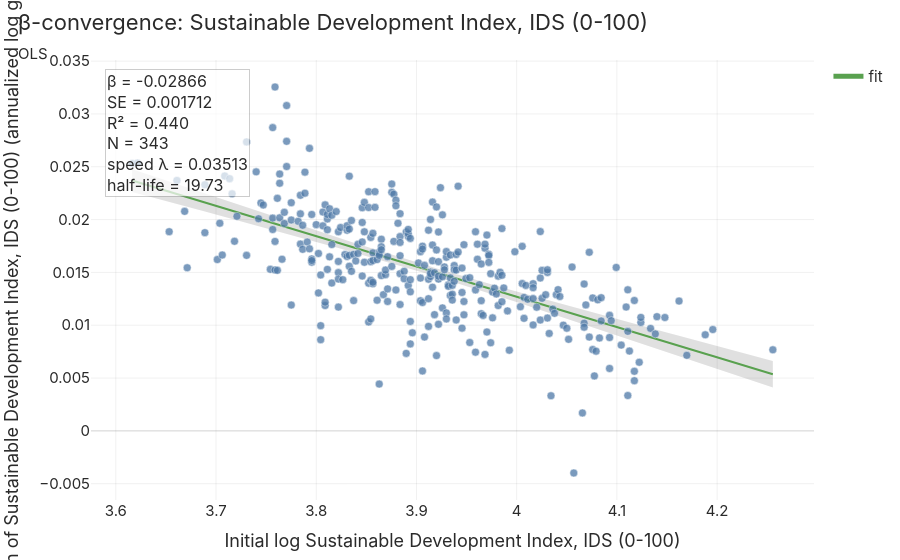

Here is the notebook cell this chart was saved with:
### Markdown cell above
## 4. Convergence

Two questions, in the language of the growth literature:

- **β-convergence**: did municipalities that started lower improve faster, so that laggards catch up?
- **σ-convergence**: did the dispersion across municipalities narrow?

### β-convergence of the IDS

`geometrics` regresses each unit's annualised log growth of the IDS on its initial log level. With the periods stored as 2012 and 2024, the horizon is T = 12, so growth is per year and the half-life is in years. A negative slope β means convergence; it implies a speed λ = −ln(1 + βT)/T and a half-life ln 2/λ.

### Code cell
ggdf, gdf_long, gdict = geo.for_geometrics(geo.load("sdg", variables=["index_sdg"]))
gdf_long = gm.set_labels(gdf_long, gdict, set_panel=True)
w = gm.make_weights(ggdf, method="queen")          # Coipasa, an island, joins its nearest neighbour
print(w.geometrics_meta["spec"])

beta = gm.analyze_beta_convergence(gdf_long, "index_sdg", gdf=ggdf, w=w)
print(beta.interpret())
beta.fig

### Figure 1 — Plotly figure (JSON) as saved in the notebook; plotly's stock layout.template omitted (floating-point values rounded to 4 significant figures; data arrays with more than 128 entries replaced by an {"elided": "..."} marker saying what was removed)
{"data": [{"fill": "toself", "fillcolor": "rgba(0,0,0,0.12)", "hoverinfo": "skip", "line": {"color": "rgba(0,0,0,0)"}, "name": "ci", "showlegend": false, "type": "scatter", "x": {"elided": "686 float values"}, "y": {"elided": "686 float values"}}, {"line": {"color": "#59A14F", "width": 2}, "mode": "lines", "name": "fit", "type": "scatter", "x": {"elided": "343 float values"}, "y": {"elided": "343 float values"}}, {"customdata": {"elided": "343 str values"}, "hovertemplate": "%{customdata}<br>initial=%{x:.4g}<br>growth=%{y:.4g}<extra></extra>", "marker": {"color": "#4E79A7", "line": {"color": "white", "width": 0.5}, "opacity": 0.75, "size": 8}, "mode": "markers", "name": "units", "showlegend": false, "type": "scatter", "x": {"elided": "343 float values"}, "y": {"elided": "343 float values"}}], "layout": {"annotations": [{"align": "left", "bgcolor": "rgba(255,255,255,0.7)", "bordercolor": "rgba(0,0,0,0.2)", "borderwidth": 1, "showarrow": false, "text": "β = -0.02866<br>SE = 0.001712<br>R² = 0.440<br>N = 343<br>speed λ = 0.03513<br>half-life = 19.73", "x": 0.02, "xanchor": "left", "xref": "paper", "y": 0.98, "yanchor": "top", "yref": "paper"}], "title": {"subtitle": {"text": "OLS"}, "text": "β-convergence: Sustainable Development Index, IDS (0-100)"}, "xaxis": {"title": {"text": "Initial log Sustainable Development Index, IDS (0-100)"}}, "yaxis": {"title": {"text": "Growth of Sustainable Development Index, IDS (0-100) (annualized log growth)"}}}}
